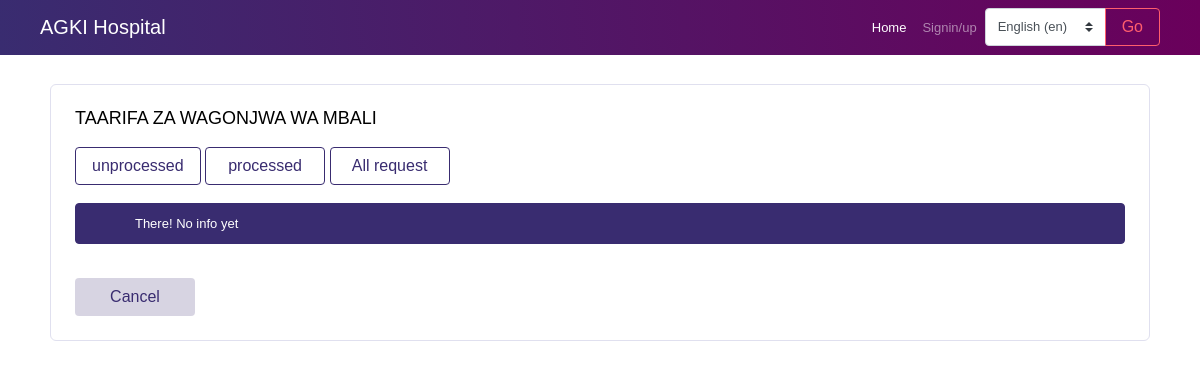
Before: /sickinfolistunprocesed/ with the older database file.
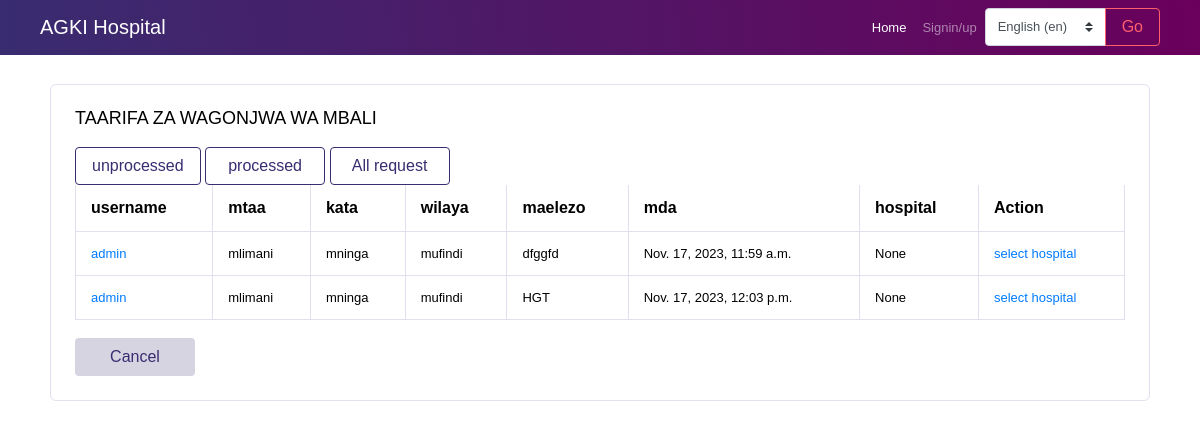
After: the same page with the newer database file.
### app/models.py (models this page shows, shortened)
class SickInfoModel(models.Model):
    user = models.ForeignKey(CustomUser,on_delete=models.CASCADE)
    mtaa = models.CharField(max_length=15)
    kata = models.CharField(max_length=30)
    wilaya = models.CharField(max_length=30)
    maelezo = models.TextField(max_length=1000)
    mda = models.DateTimeField(auto_now_add=True)
    service = models.CharField(max_length=20,null=True,blank=True)
    hospital = models.ForeignKey(HospitalRegistrationModel, on_delete=models.CASCADE,null=True,blank=True)
    hospital_assigned = models.BooleanField(default=False)

class CustomUser(AbstractUser):
    phone = models.CharField(max_length=15, null=True,blank=True)
    location = models.CharField(max_length=30, null=True, blank=True)
    department = models.ForeignKey(Department, on_delete=models.CASCADE, null=True,blank=True)
    reg_no = models.CharField(max_length=10, unique=True)
    age = models.IntegerField(null=True)
    image = models.ImageField(upload_to ='media/',blank=True,null=True)
    is_doctor = models.BooleanField(default=False)
    is_laboratorist = models.BooleanField(default=False)
    is_receptionist = models.BooleanField(default=False)
    is_pharmacist = models.BooleanField(default=False)
    is_patient = models.BooleanField(default=True)

### app/views.py (the view)
# urls.py: path('sickinfolistunprocesed/', views.sickinfolistunprocesed,name='sickinfolistunprocesed'),
def sickinfolistunprocesed(request):
    x = SickInfoModel.objects.exclude(hospital__isnull=False)
    context = {
        'x':x
    }
    return render(request,'app/sickinfolistunprocesed.html',context)

### app/templates/app/sickinfolistunprocesed.html
{% extends 'app/base.html' %}
{%block content%}
<br>
<div class="container mt-5">
<div class="col-12 grid-margin stretch-card">
    <div class="card">
      <div class="card-body">
        <h4 class="card-title">TAARIFA ZA WAGONJWA WA MBALI</h4>
        <a href="{% url 'sickinfolistunprocesed' %}"><button class='btn btn-outline-primary btn-fw'>unprocessed</button></a>
        <a href="{% url 'sickinfolistprocesed' %}"><button class='btn btn-outline-primary btn-fw'>processed</button></a>
        <a href="{% url 'sickinfolist' %}"><button class='btn btn-outline-primary btn-fw'>All request</button></a>
        <div class="table-responsive">
            {% if x %}
            <table class="table table-bordered">
                <thead>
                    <tr>
                        <th>username</th>
                        <th>mtaa</th>
                        <th>kata</th>
                        <th>wilaya </th>
                        <th>maelezo</th>
                        <th>mda</th>
                        <th>hospital</th>
                        <th>Action</th>
                    </tr>
                </thead>
                <tbody>
                    {% for i in x %}
                    <tr>
                        <td><a href="{% url 'detailedUser' i.id %}">{{i.user.username}}</a></td>
                        <td>{{i.mtaa}}</td>
                        <td>{{i.kata}}</td>
                        <td>{{i.wilaya}}</td>
                        <td>{{i.maelezo}}</td>
                        <td>{{i.mda}}</td>
                        <td>{{i.hospital}}</td>
                        <td><a href="{% url 'sickinfoEdit' i.pk %}">  select hospital</a></td>
                    </tr>
                    {% endfor %}
                </tbody>
            </table>
            {% else %}
            <br>
            <div class="alert alert-fill-primary" role="alert">
                <i class="fa fa-exclamation-triangle"></i>
                There! No info yet
              </div>
            {% endif %}
        </div>
        <br>
        <a href="{% url 'home' %}"><button class="btn btn-inverse-primary btn-fw">Cancel</button></a>
    </div>
    </div>
</div>
</div>
{%endblock%}

Changed rows visible on the page:
added SickInfoModel: user.username "admin", mtaa "mlimani", kata "mninga", wilaya "mufindi", maelezo "dfggfd", mda "Nov. 17, 2023, 11:59 a.m.", hospital "None"
added SickInfoModel: user.username "admin", mtaa "mlimani", kata "mninga", wilaya "mufindi", maelezo "HGT", mda "Nov. 17, 2023, 12:03 p.m.", hospital "None"
Other visible differences:
text no longer shown: "There! No info yet"
text now shown: "username mtaa kata wilaya maelezo mda hospital Action"
